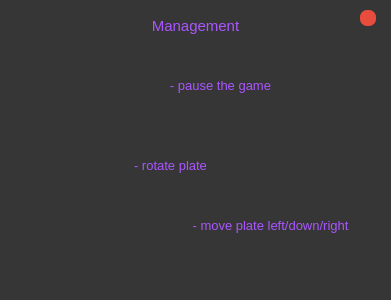
<?xml version="1.0" encoding="UTF-8"?>
<ui version="4.0">
 <class>Management</class>
 <widget class="QMainWindow" name="Management">
  <property name="geometry">
   <rect>
    <x>0</x>
    <y>0</y>
    <width>391</width>
    <height>300</height>
   </rect>
  </property>
  <property name="windowTitle">
   <string>MainWindow</string>
  </property>
  <property name="styleSheet">
   <string notr="true">background-color: rgb(54, 54, 54);</string>
  </property>
  <widget class="QWidget" name="centralwidget">
   <property name="styleSheet">
    <string notr="true">background-color: rgb(54, 54, 54);</string>
   </property>
   <widget class="QLabel" name="label_up">
    <property name="geometry">
     <rect>
      <x>10</x>
      <y>10</y>
      <width>371</width>
      <height>31</height>
     </rect>
    </property>
    <property name="font">
     <font>
      <pointsize>11</pointsize>
     </font>
    </property>
    <property name="styleSheet">
     <string notr="true">color: rgb(170, 85, 255);</string>
    </property>
    <property name="text">
     <string>Management</string>
    </property>
    <property name="alignment">
     <set>Qt::AlignCenter</set>
    </property>
   </widget>
   <widget class="QPushButton" name="button_exit">
    <property name="geometry">
     <rect>
      <x>360</x>
      <y>10</y>
      <width>16</width>
      <height>16</height>
     </rect>
    </property>
    <property name="styleSheet">
     <string notr="true">border-radius: 7px;
background-color: rgb(231, 76, 60);</string>
    </property>
    <property name="text">
     <string/>
    </property>
   </widget>
   <widget class="QLabel" name="key_pause">
    <property name="geometry">
     <rect>
      <x>120</x>
      <y>60</y>
      <width>47</width>
      <height>44</height>
     </rect>
    </property>
    <property name="text">
     <string/>
    </property>
   </widget>
   <widget class="QLabel" name="key_up">
    <property name="geometry">
     <rect>
      <x>80</x>
      <y>140</y>
      <width>47</width>
      <height>44</height>
     </rect>
    </property>
    <property name="text">
     <string/>
    </property>
   </widget>
   <widget class="QLabel" name="key_left">
    <property name="geometry">
     <rect>
      <x>20</x>
      <y>200</y>
      <width>47</width>
      <height>44</height>
     </rect>
    </property>
    <property name="text">
     <string/>
    </property>
   </widget>
   <widget class="QLabel" name="key_down">
    <property name="geometry">
     <rect>
      <x>80</x>
      <y>200</y>
      <width>47</width>
      <height>44</height>
     </rect>
    </property>
    <property name="text">
     <string/>
    </property>
   </widget>
   <widget class="QLabel" name="key_right">
    <property name="geometry">
     <rect>
      <x>140</x>
      <y>200</y>
      <width>47</width>
      <height>44</height>
     </rect>
    </property>
    <property name="text">
     <string/>
    </property>
   </widget>
   <widget class="QLabel" name="label_1">
    <property name="geometry">
     <rect>
      <x>170</x>
      <y>70</y>
      <width>101</width>
      <height>31</height>
     </rect>
    </property>
    <property name="font">
     <font>
      <pointsize>10</pointsize>
     </font>
    </property>
    <property name="styleSheet">
     <string notr="true">color: rgb(170, 85, 255);</string>
    </property>
    <property name="text">
     <string>- pause the game</string>
    </property>
    <property name="alignment">
     <set>Qt::AlignCenter</set>
    </property>
   </widget>
   <widget class="QLabel" name="label_2">
    <property name="geometry">
     <rect>
      <x>130</x>
      <y>150</y>
      <width>81</width>
      <height>31</height>
     </rect>
    </property>
    <property name="font">
     <font>
      <pointsize>10</pointsize>
     </font>
    </property>
    <property name="styleSheet">
     <string notr="true">color: rgb(170, 85, 255);</string>
    </property>
    <property name="text">
     <string>- rotate plate</string>
    </property>
    <property name="alignment">
     <set>Qt::AlignCenter</set>
    </property>
   </widget>
   <widget class="QLabel" name="label_3">
    <property name="geometry">
     <rect>
      <x>190</x>
      <y>210</y>
      <width>161</width>
      <height>31</height>
     </rect>
    </property>
    <property name="font">
     <font>
      <pointsize>10</pointsize>
     </font>
    </property>
    <property name="styleSheet">
     <string notr="true">color: rgb(170, 85, 255);</string>
    </property>
    <property name="text">
     <string>- move plate left/down/right</string>
    </property>
    <property name="alignment">
     <set>Qt::AlignCenter</set>
    </property>
   </widget>
  </widget>
 </widget>
 <resources/>
 <connections/>
</ui>
